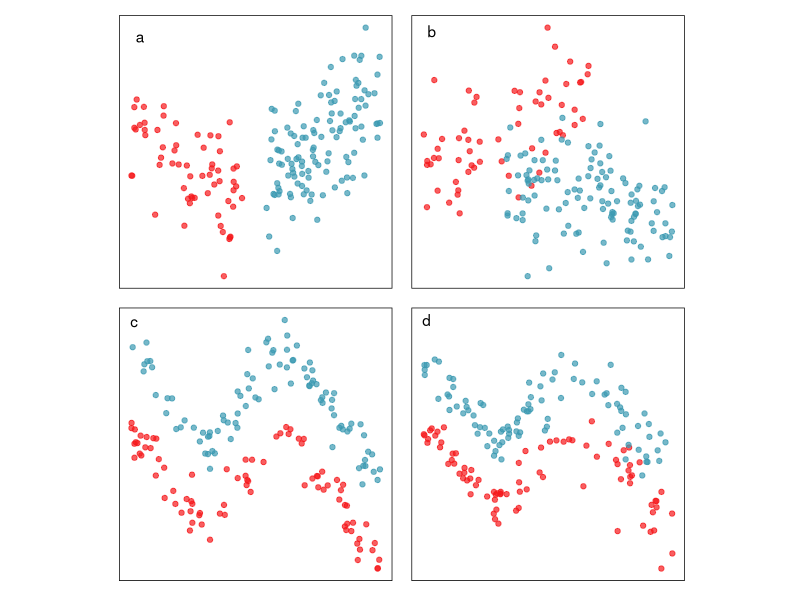

The R source for this figure:
## ---- chunk 1
#| label: fig-sup-example
#| fig-cap: "Examples of supervised classification patterns: (a) linearly separable, (b) linear but not completely separable, (c) non-linearly separable, (d) non-linear, but not completely separable."
#| echo: false
#| message: false
library(ggplot2)
library(dplyr)
library(colorspace)
library(patchwork)
set.seed(524)
x1 <- runif(176) + 0.5
x1[1:61] <- x1[1:61] - 1.2
x2 <- 1 + 2*x1 + rnorm(176)
x2[1:61] <- 2 - 3*x1[1:61] + rnorm(61)
x3 <- runif(176) + 0.5
x3[1:61] <- x3[1:61] - 0.5
x4 <- 0.25 - x3 + rnorm(176)
x4[1:61] <- -0.25 + 3*x3[1:61] + rnorm(61)
cl <- factor(c(rep("A", 61), rep("B", 176-61)))
df <- data.frame(x1, x2, x3, x4, cl)
class1 <- ggplot(df, aes(x=x1, y=x2, colour = cl)) +
  geom_point(alpha=0.7) +
  scale_colour_discrete_divergingx(
      palette = "Zissou 1", nmax = 2, rev = TRUE) +
  annotate("text", -0.6, 6.5, label="a") +
  theme(aspect.ratio=1,
        legend.position = "none",
        axis.text = element_blank(),
        axis.title = element_blank(),
        axis.ticks = element_blank(),
        panel.background = element_rect("white"),
        panel.border = element_rect("black", fill=NA, 
             linewidth = 0.5)) 
class2 <- ggplot(df, aes(x=x3, y=x4, colour = cl)) +
  geom_point(alpha=0.7) +
  scale_colour_discrete_divergingx(
      palette = "Zissou 1", nmax = 2, rev = TRUE) +
  annotate("text", 0.05, 4.1, label="b") +
  theme(aspect.ratio=1,
        legend.position = "none",
        axis.text = element_blank(),
        axis.title = element_blank(),
        axis.ticks = element_blank(),
        panel.background = element_rect("white"),
        panel.border = element_rect("black", fill=NA, 
             linewidth = 0.5))
set.seed(826)
x5 <- 2*(runif(176) - 0.5)
x6 <- case_when(x5 < -0.4 ~ -1.2 - 3 * x5,
                x5 > 0.2 ~ 2.4 - 3 * x5,
                .default = 1.2 + 3 * x5)
x5 <- 2*x5
x6 <- x6 + rnorm(176) * 0.25
x6[1:83] <- x6[1:83] - 1.5
x7 <- 2*(runif(176) - 0.5)
x8 <- case_when(x7 < -0.4 ~ -1.2 - 3 * x7,
                x7 > 0.2 ~ 2.4 - 3 * x7,
                .default = 1.2 + 3 * x7)
x7 <- 2*x7
x8[x7 < -0.1] <- x8[x7 < -0.1] + rnorm(length(x8[x7 < -0.1])) * 0.25
x8[x7 >= -0.1] <- x8[x7 >= -0.1] + rnorm(length(x8[x7 >= -0.1])) * 0.5
x8[1:83] <- x8[1:83] - 1.5
cl2 <- factor(c(rep("A", 83), rep("B", 176-83)))
df2 <- data.frame(x5, x6, x7, x8, cl2)
class3 <- ggplot(df2, aes(x=x5, y=x6, colour = cl2)) +
  geom_point(alpha=0.7) +
  scale_colour_discrete_divergingx(
      palette = "Zissou 1", nmax = 2, rev = TRUE) +
  annotate("text", -1.95, 2.15, label="c") +
  theme(aspect.ratio=1,
        legend.position = "none",
        axis.text = element_blank(),
        axis.title = element_blank(),
        axis.ticks = element_blank(),
        panel.background = element_rect("white"),
        panel.border = element_rect("black", fill=NA, 
             linewidth = 0.5))
class4 <- ggplot(df2, aes(x=x7, y=x8, colour = cl2)) +
  geom_point(alpha=0.7) +
  scale_colour_discrete_divergingx(
      palette = "Zissou 1", nmax = 2, rev = TRUE) +
  annotate("text", -1.95, 2.8, label="d") +
  theme(aspect.ratio=1,
        legend.position = "none",
        axis.text = element_blank(),
        axis.title = element_blank(),
        axis.ticks = element_blank(),
        panel.background = element_rect("white"),
        panel.border = element_rect("black", fill=NA, 
             linewidth = 0.5))
print(class1 + class2 + class3 + class4 + plot_layout(ncol=2))
